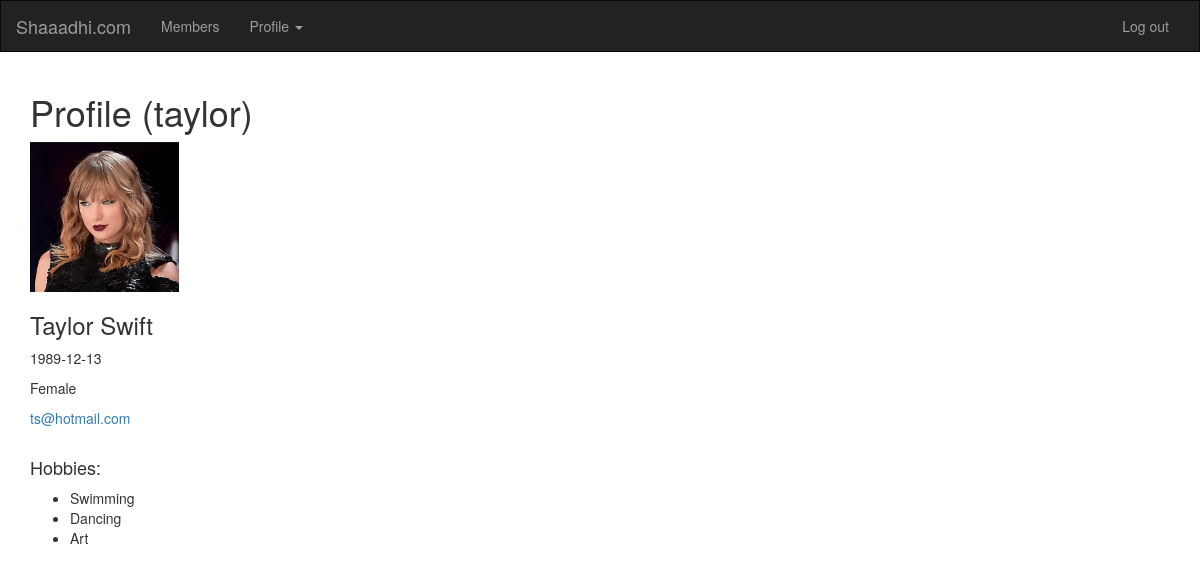
The app's page /profile/13/ (signed in) with its own data.
### mainapp/models.py (models this page shows, shortened)
class Profile(models.Model):
    GENDERS = (
        ("Male", "Male"),
        ("Female", "Female"),
    )
    user = models.OneToOneField(
        to=User,
        blank=True,
        null=True,
        on_delete=models.CASCADE
    )
    gender = models.CharField(max_length=8, choices=GENDERS)
    dob = models.CharField(max_length=10, default='')
    image = models.ImageField(upload_to='profile_images', blank=True)
    hobbies = models.ManyToManyField(Hobby, blank=True)

class Hobby(models.Model):
    HOBBY_CHOICES = (
        ("Art", "Art"),
        ("Dancing", "Dancing"),
        ("Fishing", "Fishing"),
        ("Photography", "Photography"),
        ("Reading", "Reading"),
        ("Skydiving", "Skydiving"),
        ("Swimming", "Swimming"),
    )
    name = models.CharField(max_length=50, default='')
    def __str__(self):
        return self.name

### mainapp/views.py (the view)
# urls.py: path('profile/', views.profile, name='profile'),
@login_required
def profile(request, pk=None):
    if pk: user = User.objects.get(pk=pk)
    else: user = request.user
    context = {
        'appname': appname,
        'user': user
    }
    return render(request, 'mainapp/profile.html', context)

### mainapp/templates/mainapp/profile.html
{% extends "mainapp/base.html" %}
{% load static %}
{% block content %}
<h1>Profile ({{ user }})</h1>
{% if user.profile.image %}
	<a href='{{user.profile.image.url}}'>
		<img id='profile-img' height=150 src='{{user.profile.image.url}}' alt='Profile image'/>
	</a>
{% else %}
	<img id='profile-img' height=150 src="{% static 'mainapp/profile-image.jpg' %}" alt='Profile image'/>
{% endif %}
<h3>{{ user.first_name }} {{ user.last_name }}</h3>
<p>{{ user.profile.dob }}</p>
<p>{{ user.profile.gender }}</p>
<a href='mailto:{{ user.email }}'>{{ user.email }}</a>
<br><br>
{% if user.profile.hobbies.all.count > 0 %}
	<h4>Hobbies:</h4>
	<ul>
		{% for hobby in user.profile.hobbies.all %}
			<li>{{ hobby }}</li>
		{% endfor %}
	</ul>
{% endif %}
{% endblock %}

### mainapp/static/mainapp/styles.css (style rules this page uses)
img { cursor: pointer; }

### records on screen
Hobby: name "Swimming"
Hobby: name "Dancing"
Hobby: name "Art"

### other values on screen
{{ user }} "taylor"
{{ user.first_name }} "Taylor"
{{ user.last_name }} "Swift"
{{ user.profile.dob }} "1989-12-13"
{{ user.profile.gender }} "Female"
{{ user.email }} "ts@hotmail.com"
